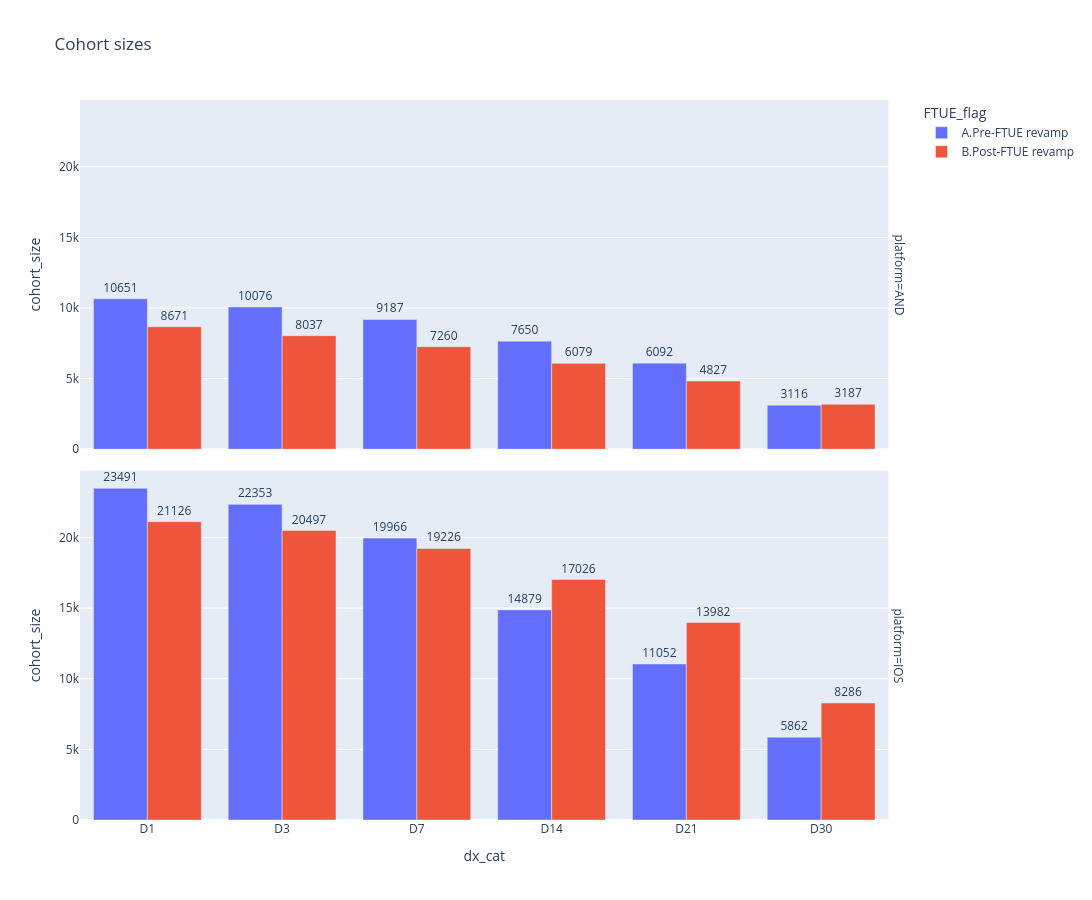

The notebook cell saved with this chart:
### Markdown cell above
### Cohort sizes

### Code cell
# Bar chart: cohort sizes at each retention checkpoint by FTUE group and platform
df_plot = retention_data_total[retention_data_total['dx'] != 0].copy()

# Convert dx to ordered categorical for proper x-axis ordering
dx_vals = sorted(df_plot['dx'].unique())
dx_labels = ['D' + str(d) for d in dx_vals]
df_plot['dx_cat'] = pd.Categorical(
    'D' + df_plot['dx'].astype(str),
    categories=dx_labels,
    ordered=True
)

fig = px.bar(
    df_plot,
    x='dx_cat',
    y='cohort_size',
    color='FTUE_flag',
    text='cohort_size',
    title='Cohort sizes',
    facet_row='platform',
    barmode='group',
    width=1200,
    height=900,
    hover_data={'retained_size': True, 'cohort_size': True, 'num_cohorts': True},
    category_orders={'dx_cat': dx_labels}
)

fig.update_traces(texttemplate='%{text:0}', textposition='outside')
fig.update_layout(
    #yaxis_tickformat='.0%',
    #yaxis2_tickformat='.0%',
    uniformtext_minsize=8,
    uniformtext_mode='hide'
)

fig.show()

### Figure 1 — Plotly figure (JSON) as saved in the notebook; plotly's stock layout.template omitted (floating-point values rounded to 4 significant figures)
{"data": [{"alignmentgroup": "True", "customdata": [[3125, 42], [1776, 40], [1217, 36], [763, 29], [481, 22], [230, 13]], "hovertemplate": "FTUE_flag=A.Pre-FTUE revamp<br>platform=AND<br>dx_cat=%{x}<br>cohort_size=%{text}<br>retained_size=%{customdata[0]}<br>num_cohorts=%{customdata[1]}<extra></extra>", "legendgroup": "A.Pre-FTUE revamp", "marker": {"color": "#636efa", "pattern": {"shape": ""}}, "name": "A.Pre-FTUE revamp", "offsetgroup": "A.Pre-FTUE revamp", "orientation": "v", "showlegend": true, "text": [10650.0, 10080.0, 9187.0, 7650.0, 6092.0, 3116.0], "textposition": "outside", "texttemplate": "%{text:0}", "type": "bar", "x": ["D1", "D3", "D7", "D14", "D21", "D30"], "xaxis": "x2", "y": [10651, 10076, 9187, 7650, 6092, 3116], "yaxis": "y2"}, {"alignmentgroup": "True", "customdata": [[7635, 42], [4226, 40], [2759, 36], [1530, 29], [952, 22], [419, 13]], "hovertemplate": "FTUE_flag=A.Pre-FTUE revamp<br>platform=IOS<br>dx_cat=%{x}<br>cohort_size=%{text}<br>retained_size=%{customdata[0]}<br>num_cohorts=%{customdata[1]}<extra></extra>", "legendgroup": "A.Pre-FTUE revamp", "marker": {"color": "#636efa", "pattern": {"shape": ""}}, "name": "A.Pre-FTUE revamp", "offsetgroup": "A.Pre-FTUE revamp", "orientation": "v", "showlegend": false, "text": [23490.0, 22350.0, 19970.0, 14880.0, 11050.0, 5862.0], "textposition": "outside", "texttemplate": "%{text:0}", "type": "bar", "x": ["D1", "D3", "D7", "D14", "D21", "D30"], "xaxis": "x", "y": [23491, 22353, 19966, 14879, 11052, 5862], "yaxis": "y"}, {"alignmentgroup": "True", "customdata": [[2543, 42], [1529, 40], [987, 36], [647, 29], [442, 22], [216, 13]], "hovertemplate": "FTUE_flag=B.Post-FTUE revamp<br>platform=AND<br>dx_cat=%{x}<br>cohort_size=%{text}<br>retained_size=%{customdata[0]}<br>num_cohorts=%{customdata[1]}<extra></extra>", "legendgroup": "B.Post-FTUE revamp", "marker": {"color": "#EF553B", "pattern": {"shape": ""}}, "name": "B.Post-FTUE revamp", "offsetgroup": "B.Post-FTUE revamp", "orientation": "v", "showlegend": true, "text": [8671.0, 8037.0, 7260.0, 6079.0, 4827.0, 3187.0], "textposition": "outside", "texttemplate": "%{text:0}", "type": "bar", "x": ["D1", "D3", "D7", "D14", "D21", "D30"], "xaxis": "x2", "y": [8671, 8037, 7260, 6079, 4827, 3187], "yaxis": "y2"}, {"alignmentgroup": "True", "customdata": [[6992, 42], [3990, 40], [2589, 36], [1663, 29], [1047, 22], [521, 13]], "hovertemplate": "FTUE_flag=B.Post-FTUE revamp<br>platform=IOS<br>dx_cat=%{x}<br>cohort_size=%{text}<br>retained_size=%{customdata[0]}<br>num_cohorts=%{customdata[1]}<extra></extra>", "legendgroup": "B.Post-FTUE revamp", "marker": {"color": "#EF553B", "pattern": {"shape": ""}}, "name": "B.Post-FTUE revamp", "offsetgroup": "B.Post-FTUE revamp", "orientation": "v", "showlegend": false, "text": [21130.0, 20500.0, 19230.0, 17030.0, 13980.0, 8286.0], "textposition": "outside", "texttemplate": "%{text:0}", "type": "bar", "x": ["D1", "D3", "D7", "D14", "D21", "D30"], "xaxis": "x", "y": [21126, 20497, 19226, 17026, 13982, 8286], "yaxis": "y"}], "layout": {"annotations": [{"font": {}, "showarrow": false, "text": "platform=IOS", "textangle": 90, "x": 0.98, "xanchor": "left", "xref": "paper", "y": 0.2425, "yanchor": "middle", "yref": "paper"}, {"font": {}, "showarrow": false, "text": "platform=AND", "textangle": 90, "x": 0.98, "xanchor": "left", "xref": "paper", "y": 0.7575, "yanchor": "middle", "yref": "paper"}], "barmode": "group", "height": 900, "legend": {"title": {"text": "FTUE_flag"}, "tracegroupgap": 0}, "title": {"text": "Cohort sizes"}, "uniformtext": {"minsize": 8, "mode": "hide"}, "width": 1200, "xaxis": {"anchor": "y", "categoryarray": ["D1", "D3", "D7", "D14", "D21", "D30"], "categoryorder": "array", "domain": [0, 0.98], "title": {"text": "dx_cat"}}, "xaxis2": {"anchor": "y2", "domain": [0, 0.98], "matches": "x", "showticklabels": false}, "yaxis": {"anchor": "x", "domain": [0, 0.485], "title": {"text": "cohort_size"}}, "yaxis2": {"anchor": "x2", "domain": [0.515, 1], "matches": "y", "title": {"text": "cohort_size"}}}}
